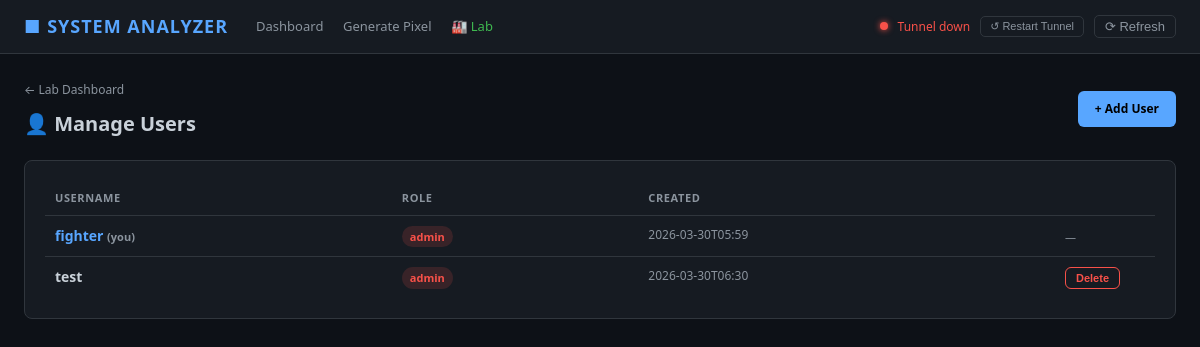
Screenshot of /lab/admin/users (signed in) with the database file from the repository.
### tables this page shows
CREATE TABLE lab_users (
                id           INTEGER PRIMARY KEY AUTOINCREMENT,
                username     TEXT NOT NULL UNIQUE,
                password_hash TEXT NOT NULL,
                role         TEXT NOT NULL DEFAULT 'player',  -- 'admin' | 'player'
                created_at   TEXT NOT NULL
            );

### lab/__init__.py (the view)
@lab_bp.route("/admin/users")
@login_required
@admin_required
def admin_users():
    user = _current_user()
    users = db.lab_list_users()
    return render_template("lab_admin_users.html", user=user, users=users)

### db.py (called while the page is built)
def get_conn():
    conn = sqlite3.connect(str(DB_PATH))
    conn.row_factory = sqlite3.Row
    return conn

def lab_get_user(username: str) -> dict:
    with get_conn() as conn:
        row = conn.execute(
            "SELECT * FROM lab_users WHERE username=?", (username,)
        ).fetchone()
    return dict(row) if row else {}

def lab_list_users() -> list:
    with get_conn() as conn:
        rows = conn.execute("SELECT id, username, role, created_at FROM lab_users ORDER BY created_at").fetchall()
    return [dict(r) for r in rows]

### lab/__init__.py (called while the page is built)
def _current_user() -> dict:
    username = session.get("lab_user")
    if not username:
        return {}
    return db.lab_get_user(username)

def login_required(f):
    @wraps(f)
    def decorated(*args, **kwargs):
        if not session.get("lab_user"):
            return redirect(url_for("lab.login"))
        return f(*args, **kwargs)
    return decorated

def admin_required(f):
    @wraps(f)
    def decorated(*args, **kwargs):
        user = _current_user()
        if not user or user.get("role") != "admin":
            flash("Admin access required.", "error")
            return redirect(url_for("lab.dashboard"))
        return f(*args, **kwargs)
    return decorated

### templates/lab_admin_users.html (shortened to what this page needs)
{% extends "base.html" %}
{% block content %}
<div style="display:flex; align-items:center; justify-content:space-between; margin-bottom:20px;">
  <div>
    <a href="{{ url_for('lab.dashboard') }}" style="font-size:12px; color:var(--muted);">&#8592; Lab Dashboard</a>
    <h1 style="font-size:20px; font-weight:700; margin-top:8px;">&#128100; Manage Users</h1>
  </div>
  <a href="{{ url_for('lab.register') }}" class="btn btn-primary" style="font-size:12px;">+ Add User</a>
</div>
<div class="card">
  {% if users %}
  <table>
    <thead>
      <tr>
        <th>Username</th>
        <th>Role</th>
        <th>Created</th>
        <th style="width:100px;"></th>
      </tr>
    </thead>
    <tbody>
      {% for u in users %}
      <tr>
        <td style="font-weight:600; {% if u.username == user.username %}color:var(--accent);{% endif %}">
          {{ u.username }}
          {% if u.username == user.username %}<span style="font-size:11px; color:var(--muted);">(you)</span>{% endif %}
        </td>
        <td>
          <span class="badge {% if u.role == 'admin' %}badge-high{% else %}badge-info{% endif %}">
            {{ u.role }}
          </span>
        </td>
        <td style="color:var(--muted); font-size:12px;">{{ u.created_at[:16] }}</td>
        <td>
          {% if u.username != user.username %}
          <form method="POST" action="{{ url_for('lab.admin_delete_user', username=u.username) }}"
                onsubmit="return confirm('Delete user {{ u.username }}? This cannot be undone.');">
            <button type="submit" class="btn btn-outline"
                    style="font-size:11px; color:var(--red); border-color:var(--red); padding:4px 10px;">
              Delete
            </button>
          </form>
          {% else %}
          <span style="font-size:11px; color:var(--muted);">—</span>
          {% endif %}
        </td>
      </tr>
      {% endfor %}
    </tbody>
  </table>
  {% else %}
  <p class="empty">No users yet.</p>
  {% endif %}
</div>
{% endblock %}

### templates/base.html (style rules this page uses)
:root { --bg: #0d1117; --surface: #161b22; --border: #30363d; --text: #c9d1d9; --muted: #8b949e; --accent: #58a6ff; --green: #3fb950; --yellow: #d29922; --orange: #db6d28; --red: #f85149; --critical:#ff0000; }
* { box-sizing: border-box; margin: 0; padding: 0; }
body { background: var(--bg); color: var(--text); font-family: 'Segoe UI', system-ui, -apple-system, sans-serif; font-size: 14px; line-height: 1.6; }
a { color: var(--accent); text-decoration: none; }
.card { background: var(--surface); border: 1px solid var(--border); border-radius: 8px; padding: 20px; margin-bottom: 20px; }
table { width: 100%; border-collapse: collapse; }
th { text-align: left; font-size: 11px; font-weight: 600; text-transform: uppercase; letter-spacing: .6px; color: var(--muted); padding: 8px 10px; border-bottom: 1px solid var(--border); }
td { padding: 9px 10px; border-bottom: 1px solid var(--border); vertical-align: top; }
tr:last-child td { border-bottom: none; }
.badge { display: inline-block; padding: 2px 8px; border-radius: 12px; font-size: 11px; font-weight: 600; }
.badge-high { background: rgba(248,81,73,.15); color: var(--red); }
.btn { display: inline-block; padding: 7px 16px; border-radius: 6px; font-size: 13px; font-weight: 600; cursor: pointer; border: 1px solid transparent; transition: opacity .15s; }
.btn-primary { background: var(--accent); color: #000; }
.btn-outline { background: transparent; border-color: var(--border); color: var(--text); }

### rows the page displays
lab_users: username "fighter", shows "(you)", role "admin", created_at "2026-03-30T05:59"
lab_users: username "test", role "admin", created_at "2026-03-30T06:30"
